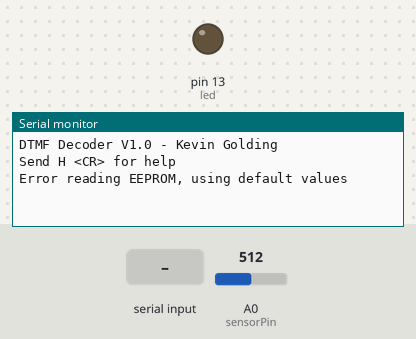
The sketch below on a simulated Arduino Uno, built with avr-gcc and run on an emulated ATmega328P. Parts: output pins drawn as LEDs (lit = HIGH), the last lines printed to the serial monitor. Inputs (shaded band) come from the test bench; at power-on: A0 (sensorPin) = 512. EEPROM starts erased; pins used as bus, display or sensor lines are not drawn.

Above: at 1.2 s.
1.3 s: "?\n" received over Serial
At 1.9 s:
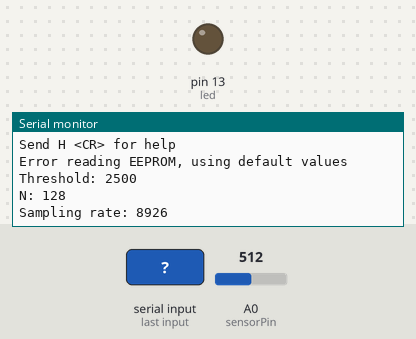
2.8 s: "S\n" received over Serial
At 3.5 s:
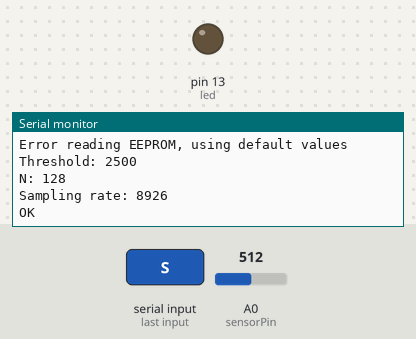
4.3 s: "90 45\n" received over Serial
At 5.4 s:
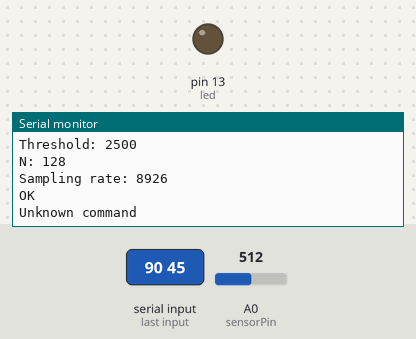

The sketch:

dtmf.ino
```cpp
#define DEFAULT_THRESHOLD 2500
#define DEFAULT_N 128
#define DEFAULT_SAMPLING_RATE 8926

// The library toggles digital pin 4 in the sampling loop which allows
// measurement of the actual sampling frequency.
// If you call .sample() continuously like this:
// while(1)dtmf.sample(sensorPin);
// you can put a frequency counter on pin 4 to determine what the
// sampling frequency is on your Arduino. Note that the frequency
// counter will show half the actual rate. My meter showed 4.463kHz
// so the sampling rate is 8926Hz
//
// SOURCE: https://forum.arduino.cc/index.php/topic,121540.0.html

#include "src/DTMF/DTMF.h"

int sensorPin = A0;
int led = 13;


// NOTE that N MUST NOT exceed 160
// This is the number of samples which are taken in a call to
// .sample. The smaller the value of N the wider the bandwidth.
// For example, with N=128 at a sample rate of 8926Hz the tone
// detection bandwidth will be 8926/128 = 70Hz. If you make N
// smaller, the bandwidth increases which makes it harder to detect
// the tones because some of the energy of one tone can cross into
// an adjacent (in frequency) tone. But a larger value of N also means
// that it takes longer to collect the samples.
// A value of 64 works just fine, as does 128.
// NOTE that the value of N does NOT have to be a power of 2.
int n = DEFAULT_N;
// sampling rate in Hz
int sampling_rate = DEFAULT_SAMPLING_RATE;

#include <EEPROM.h>

DTMF dtmf = DTMF(DEFAULT_N, DEFAULT_SAMPLING_RATE);

#define EEPROM_THRESHOLD 0
#define EEPROM_N 2
#define EEPROM_SAMPLING_RATE 4

// Settings from EEPROM
int threshold = DEFAULT_SAMPLING_RATE;

void setup() {
  pinMode(led, OUTPUT);
  Serial.begin(9600);

  Serial.println("DTMF Decoder V1.0 - Kevin Golding");
  Serial.println("Send H <CR> for help");

  EEPROM.get(EEPROM_THRESHOLD, threshold);
  EEPROM.get(EEPROM_N, n);
  EEPROM.get(EEPROM_SAMPLING_RATE, sampling_rate);
  if (threshold < 1 || n < 1 || sampling_rate < 1) {
    Serial.println("Error reading EEPROM, using default values");
    threshold = DEFAULT_THRESHOLD;
    n = DEFAULT_N;
    sampling_rate = DEFAULT_SAMPLING_RATE;
    EEPROM.put(EEPROM_THRESHOLD, threshold);
    EEPROM.put(EEPROM_N, n);
    EEPROM.put(EEPROM_SAMPLING_RATE, sampling_rate);
  }

  // Instantiate the dtmf library with the number of samples to be taken
  // and the sampling rate.
  dtmf = DTMF((float)n, (float)sampling_rate);

}

void printValues() {
  Serial.print("Threshold: ");
  Serial.println(threshold);

  Serial.print("N: ");
  Serial.println(n);

  Serial.print("Sampling rate: ");
  Serial.println(sampling_rate);

}

int nochar_count = 0;
float d_mags[8];

void(* ResetFunc) (void) = 0; // Restart!

void handleSerialInput() {
  // Syntax <char><space><value>\n
  static int i = 0;
  static char cmd = ' ';
  static int value;
  enum serialState {
    IDLE,
    CMD,
    VALUE,
  };
  static enum serialState state = IDLE;

  if (Serial.available() > 0) {
    char c = Serial.read();

    // Check for an end of line
    if (c == '\n' || c == '\r') {
      if (cmd > ' ') {
        //        Serial.print("CMD: ");
        //        Serial.print(cmd);
        //        Serial.print(", Value: ");
        //        Serial.print(value);
        //        Serial.print(": ");

        switch (cmd) {
          case 'H':
          case 'h':
            Serial.println("Commands:\n");
            Serial.println("\tH<CR>\t\tDisplay help");
            Serial.println("\t?<CR>\t\tDisplay current settings");
            Serial.println("\tT 1000<CR>\tSet threshold to 1000");
            Serial.println("\tN 128<CR>\tSet 'n' aka block size");
            Serial.println("\tS 8926<CR>\tSet sampling rate");
            Serial.println("\tR 999<CR>\tFactory reset to defaults");
            Serial.println("\nThe space between the command character and the value is optional.");
            Serial.println("\nSettngs are stored in persistent memory.");
            Serial.println("\nOutput:");
            Serial.println("When a DTMF digit is detected a new line starting with 'DTMF: '\nfollowed by the single digit and <CR> is sent.");
            Serial.println("\tExample: \tDTMF: 5");
            break;

          case 'R':
            if (value == 999) {
              threshold = DEFAULT_THRESHOLD;
              n = DEFAULT_N;
              sampling_rate = DEFAULT_SAMPLING_RATE;
              EEPROM.put(EEPROM_THRESHOLD, threshold);
              EEPROM.put(EEPROM_N, n);
              EEPROM.put(EEPROM_SAMPLING_RATE, sampling_rate);
              Serial.println("Factory reset to default values");
            } else {
              Serial.println("Send 'D 999<CR>' to reset to defaults.");
            }
            break;

          case '?':
            printValues();
            break;

          case 'T': // Threshold
            Serial.println("OK");
            threshold = value;
            EEPROM.put(EEPROM_THRESHOLD, threshold);
            break;

          case 'N': // N
            Serial.println("OK");
            n = value;
            EEPROM.put(EEPROM_N, n);
            dtmf = DTMF((float)n, (float)sampling_rate);
            break;

          case 'S': // Sampling rate
            Serial.println("OK");
            sampling_rate = value;
            EEPROM.put(EEPROM_SAMPLING_RATE, sampling_rate);
            dtmf = DTMF((float)n, (float)sampling_rate);
            break;

          default:
            Serial.println("Unknown command");
        }
      }
      // Reset vars waiting for next command
      state = IDLE;
      i = 0;
      cmd = ' ';
      value = 0;
    } else {
      switch (state) {
        case IDLE:
          cmd = c;
          state = VALUE;
          break;

        case VALUE:
          if (c == ' ') {
            // Ignore spaces
          } else if (c >= '0' && c <= '9') {
            value = value * 10;
            value += c - '0';
//          } else {
//            Serial.println("Ignoring invalid character, expected a digit");
          }
      }
    }
  }
}


void loop()
{
  char thischar;

  // This reads N samples from sensorpin (must be an analog input)
  // and stores them in an array within the library. Use while(1)
  // to determine the actual sampling frequency as described in the
  // comment at the top of this file
  /* while(1) */dtmf.sample(sensorPin);

  // The first argument is the address of a user-supplied array
  // of 8 floats in which the function will return the magnitudes
  // of the eight tones.
  // The second argument is the value read by the ADC when there
  // is no signal present. A voltage divider with precisely equal
  // resistors will presumably give a value of 511 or 512.
  // My divider gives a value of 506.
  // If you aren't sure what to use, set this to 512
  dtmf.detect(d_mags, 506);

  // detect the button
  // If it is recognized, returns one of 0123456789ABCD*#
  // If unrecognized, returns binary zero

  // Pass it the magnitude array used when calling .sample
  // and specify a magnitude which is used as the threshold
  // for determining whether a tone is present or not
  //
  // If N=64 magnitude needs to be around 1200
  // If N=128 the magnitude can be set to 1800
  // but you will need to play with it to get the right value
  thischar = dtmf.button(d_mags, (float)threshold);
  if (thischar) {
    Serial.print("DTMF: ");
    Serial.println(thischar);
    nochar_count = 0;
    // Print the magnitudes for debugging
    // #define DEBUG_PRINT
#ifdef DEBUG_PRINT
    for (int i = 0; i < 8; i++) {
      Serial.print("  ");
      Serial.print(d_mags[i]);
    }
    Serial.println("");
#endif
  } else {
    // print a newline
    if (++nochar_count == 50) {
      Serial.println("");
    }
    // don't let it wrap around
    if (nochar_count > 30000)nochar_count = 51;
  }

  handleSerialInput();
}
```

DTMF.cpp
```cpp
// (licence header left out)
// include core Wiring API
#include "Arduino.h"

// include this library's description file
#include "DTMF.h"

float SAMPLING_RATE;
float TARGET;
int N;
float coeff[8];
float Q1[8];
float Q2[8];
float cosine;
//PAH int
int testData[160];

const int dtmf_tones[8] = {
  697,
  770,
  852,
  941,
 1209,
 1336,
 1477,
 1633
};

const unsigned char dtmf_map[16] = {
  0x11,
  0x21,
  0x41,
  0x12,
  0x22,
  0x42,
  0x14,
  0x24,
  0x44,
  0x28,
  0x81,
  0x82,
  0x84,
  0x88,
  0x18,
  0x48
};

const char dtmf_char[16] = {
  '1',
  '2',
  '3',
  '4',
  '5',
  '6',
  '7',
  '8',
  '9',
  '0',
  'A',
  'B',
  'C',
  'D',
  '*',
  '#',
};

DTMF::DTMF(float BLOCK)
{
#if F_CPU == 16000000L
DTMF(BLOCK, 8928.0);
#else
DTMF(BLOCK, 4400.0);
#endif
}

DTMF::DTMF(float BLOCK,float SAMPLING_FREQ)
{
  // El_Supremo Set pin 4 as output
  DDRD |= B00010000;
  // Set pin 4 LOW
  PORTD &= B11101111;

  SAMPLING_RATE=SAMPLING_FREQ;	//on 16mhz, ~8928.57142857143, on 8mhz ~44444
//>>>  TARGET=TARGET_FREQUENCY; //must be integer of SAMPLING_RATE/N
  N=BLOCK;	//Block size

  float	omega;
  // Calculate the coefficient for each DTMF tone
  for(int i = 0;i < 8;i++) {
    omega = (2.0 * PI * dtmf_tones[i]) / SAMPLING_RATE;
// DTMF detection doesn't need the phase.
// Computation of the magnitudes (which DTMF does need) does not
// require the value of the sin.
// not needed    sine = sin(omega);
    coeff[i] = 2.0 * cos(omega);
  }
  ResetDTMF();
}


/* Call this routine before every "block" (size=N) of samples. */
void DTMF::ResetDTMF(void)
{
  for(int i=0; i<8 ; i++) {
    Q2[i] = 0;
    Q1[i] = 0;
  }
}


/* Call this routine for every sample. */
//El_Supremo - change to int (WHY was it byte??)
void DTMF::ProcessSample(int sample,int adc_centre)
{
  float Q0;
//EL_Supremo subtract adc_centre to offset the sample correctly
  for(int i=0;i < 8;i++) {
    Q0 = coeff[i] * Q1[i] - Q2[i] + (float) (sample - adc_centre);
    Q2[i] = Q1[i];
    Q1[i] = Q0;
  }
}

/* Sample some test data. */
void DTMF::sample(int sensorPin)
{
// El_Supremo
// To toggle the output on digital pin 4
const unsigned char f_counter = 0x10;

  for (int index = 0; index < N; index++)
  {
    testData[index] = analogRead(sensorPin);
// El_Supremo
    // toggle bit 4 for a frequency counter
    PORTD ^= f_counter;
  }
}

// return the magnitudes of the 8 DTMF frequencies
void DTMF::detect(float dtmf_mag[],int adc_centre)
{
  int index;
  float d_tmp;

  /* Process the samples. */
  for (index = 0; index < N; index++)
  {
    ProcessSample(testData[index],adc_centre);
  }
  // Calculate the magnitude of each tone.
  for(int i=0;i < 8;i++) {
// El_Supremo 150318 the compilers in Arduino verisons 1.6.0 and 1.6.1
// generated "unable to find a register to spill" error in the original statement
// here. Breaking it into pieces worked around the problem.
//     dtmf_mag[i] = sqrt(Q1[i]*Q1[i] + Q2[i]*Q2[i] - coeff[i]*Q1[i]*Q2[i]);

  	// This is the equivalent of sqrt(real*real + imag*imag)
  	d_tmp = Q1[i]*Q1[i];
  	d_tmp += Q2[i]*Q2[i];
  	d_tmp -= coeff[i]*Q1[i]*Q2[i];

    dtmf_mag[i] = sqrt(d_tmp);
  }
  ResetDTMF();
}


char last_dtmf = 0;
// Detect which button was pressed using magnitude as the
// cutoff. Returns the character or a zero
char DTMF::button(float mags[],float magnitude)
{
  int bit = 1;
  int j;
  int dtmf = 0;


  for(int i=0;i<8;i++) {
    if(mags[i] > magnitude) {
      dtmf |= bit;
    }
    bit <<= 1;
  }
  for(j=0;j<16;j++) {
    if(dtmf_map[j] == dtmf)break;
  }
  if(j < 16) {
    // wait for the button to be released
    if(dtmf_char[j] == last_dtmf)return((char) 0);
    last_dtmf = dtmf_char[j];
    return(dtmf_char[j]);
  }
  last_dtmf = 0;
  return((char) 0);
}
```

DTMF.h
```cpp
// (licence header left out)
// ensure this library description is only included once
#ifndef DTMF_h
#define DTMF_h

// include types & constants of Wiring core API
#include "Arduino.h"

// library interface description
class DTMF
{
  // user-accessible "public" interface
  public:
    DTMF(float,float);
    DTMF(float);
void sample(int);
void detect(float dtmf_mag[],int adc_centre);
char button(float mags[],float magnitude);
  // library-accessible "private" interface
  private:

//El_Supremo change to int
void ProcessSample(int,int);
void ResetDTMF(void);

};

#endif
```

Measured:
- after the input at 1.3 s, the serial monitor: prints a new line after 0.07 s (image 1)
- after the input at 2.8 s, the serial monitor: prints a new line after 0.08 s (image 2)
- after the input at 4.3 s, the serial monitor: prints a new line after 0.23 s (image 3)
